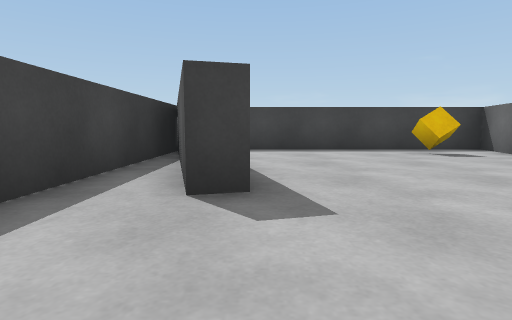
view 1 (above)

18 first-person views from a walk through a scene from a Unity 3-D project. The camera is 0.51 m above the floor, tilts 6° down and sees 80° across. The floor is counted in squares, 1 m on a side. Each view is taken from the middle of a square. On the plan, view 1 faces up. The plan holds only what a view shows up to about 9 squares ahead; the rest is blank. The player is left out.

view 2
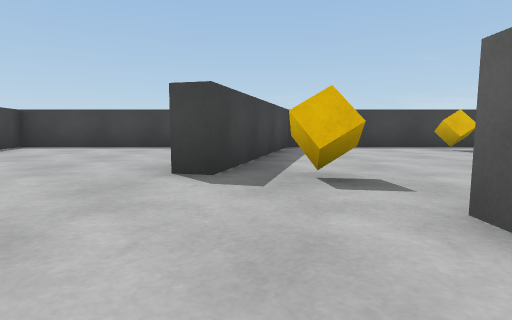

view 3
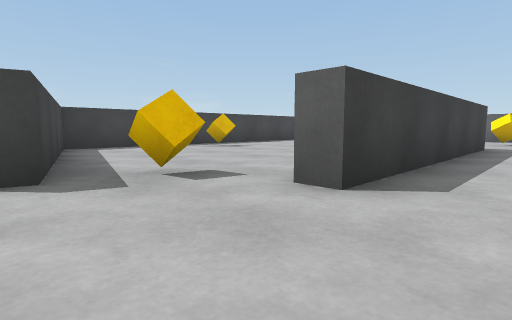

view 4
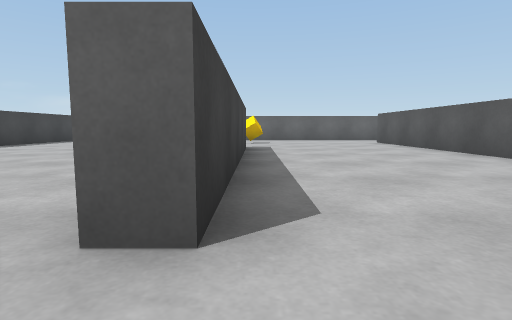

view 5
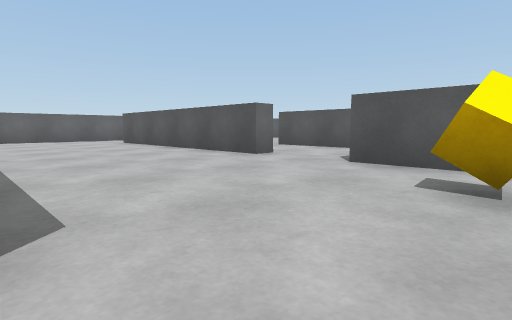

view 6
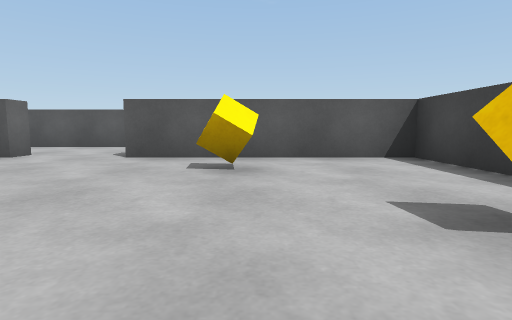

view 7
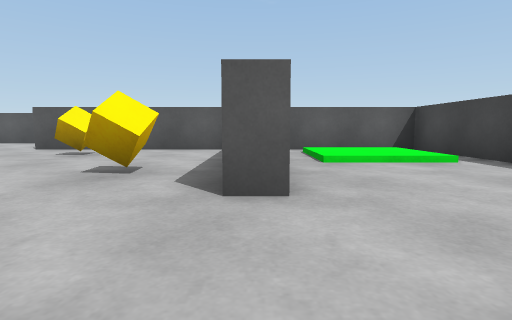

view 8
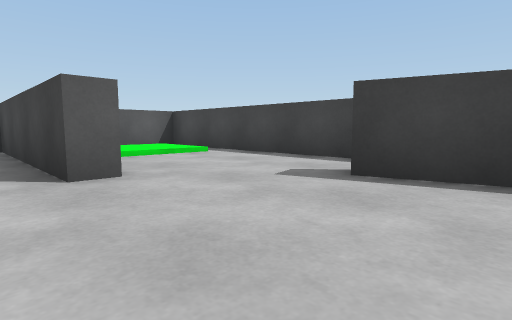

view 9
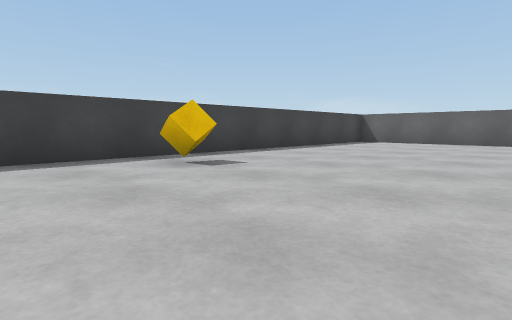

view 10
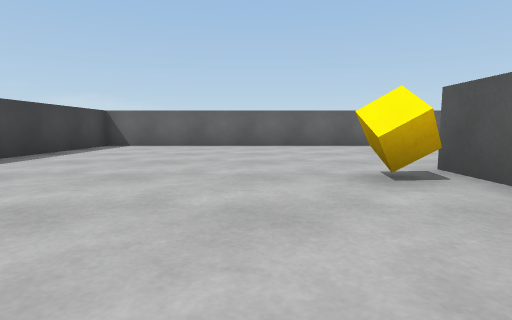

view 11
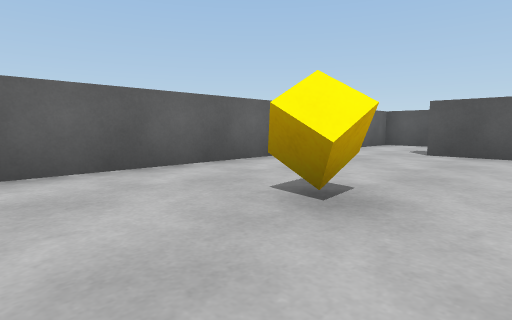

view 12
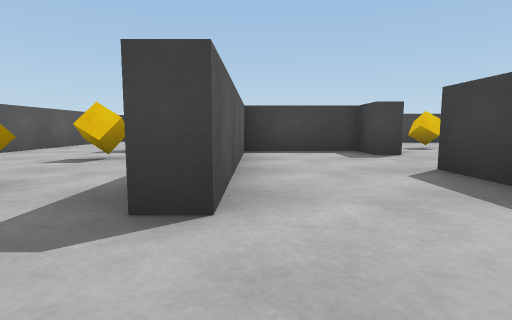

view 13
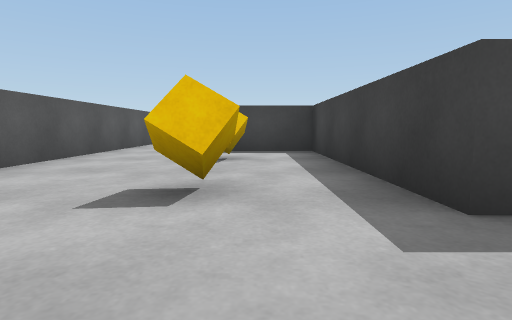

view 14
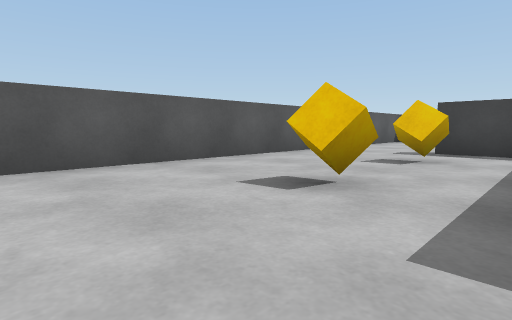

view 15
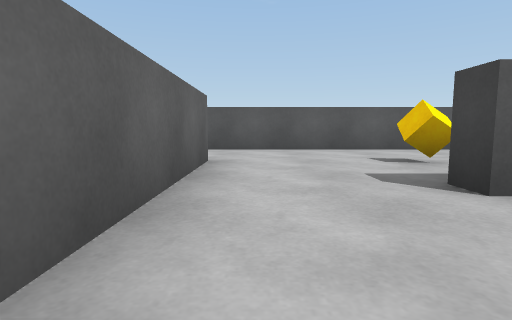

view 16
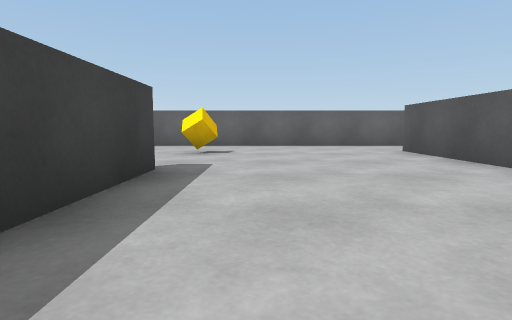

view 17
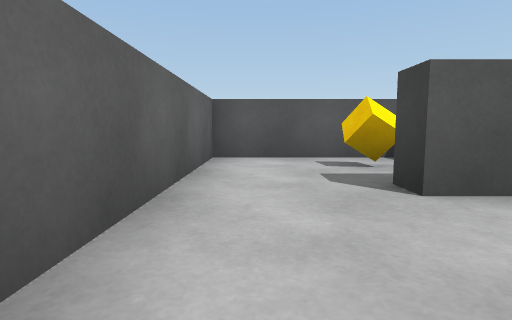

view 18
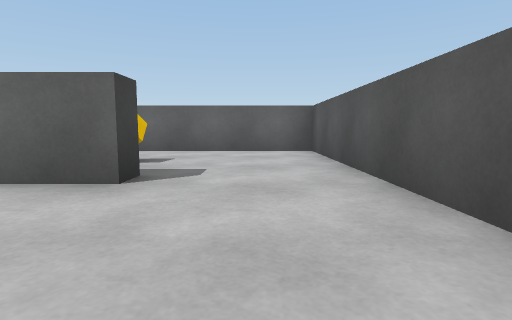

### Floor plan
Ten units are one square. View 1 is at (0, 0); x grows to the right and y downward. Boxes are objects, and circles mark ways between rooms. Rooms are numbered by the first view taken in them; rooms with no view inside come last. Other rooms are left out.
<svg viewBox="-23 -77 205 204">
<path fill="none" stroke="#000" d="M116 -7 128 -7M129 -2 63 -2 63 -8M50 -59 54 -72 -13 -72 -11 -62M92 47 92 43 157 43 157 48M16 -7 22 -7 22 43 73 43M-4 -38 0 -24 -5 -23 -16 -63M145 73 177 73 177 -72 59 -72 45 -23 39 -24M-18 -69 -18 43 12 43M104 47 92 47M137 74 137 58M94 73 112 73M112 73 112 77 62 77 62 98M137 98 137 74M54 122 135 122M142 98 137 98M135 122 177 122 177 84M73 43 73 47 62 47 62 73 94 73"/>
<rect x="25" y="-5" width="10" height="10" fill="#bbb"><title>cube</title></rect>
<rect x="35" y="-65" width="10" height="10" fill="#bbb"><title>cube</title></rect>
<rect x="45" y="25" width="10" height="10" fill="#bbb"><title>cube</title></rect>
<rect x="55" y="-25" width="10" height="10" fill="#bbb"><title>cube</title></rect>
<rect x="85" y="-65" width="10" height="10" fill="#bbb"><title>cube</title></rect>
<rect x="115" y="-25" width="10" height="10" fill="#bbb"><title>cube</title></rect>
<rect x="145" y="-5" width="10" height="10" fill="#bbb"><title>cube</title></rect>
<rect x="155" y="55" width="10" height="10" fill="#bbb"><title>cube</title></rect>
<rect x="75" y="85" width="10" height="10" fill="#bbb"><title>cube</title></rect>
<rect x="105" y="85" width="10" height="10" fill="#bbb"><title>cube</title></rect>
<rect x="155" y="85" width="10" height="10" fill="#bbb"><title>cube</title></rect>
<circle cx="85" cy="40" r="3" fill="#2a7"/>
<circle cx="125" cy="70" r="3" fill="#2a7"/>
<circle cx="105" cy="55" r="3" fill="#2a7"/>
<circle cx="140" cy="105" r="3" fill="#2a7"/>
<text x="90" y="-20">1</text>
<text x="120" y="60">2</text>
<text x="100" y="100">3</text>
<text x="160" y="100">4</text>
<text x="80" y="50">5</text>
</svg>
Room 1 opens to room 5. Room 2 opens to room 3. Room 2 opens to room 5. Room 3 opens to room 4.

Where each view was taken, in squares from view 1:
view 1: 0 up, 0 right, facing up
view 2: 1 down, 5 right, facing up
view 3: 1 down, 4 right, facing up-right
view 4: 0 up, 5 right, facing right
view 5: 0 up, 5 right, facing down-right
view 6: 1 up, 5 right, facing down
view 7: 3 up, 2 right, facing down
view 8: 4 up, 3 right, facing down-left
view 9: 2 up, 7 right, facing up-right
view 10: 3 up, 9 right, facing right
view 11: 2 up, 14 right, facing down-right
view 12: 7 down, 13 right, facing left
view 13: 9 down, 13 right, facing left
view 14: 8 down, 13 right, facing down-left
view 15: 5 down, 13 right, facing down
view 16: 1 down, 9 right, facing right
view 17: 2 down, 17 right, facing down
view 18: 11 down, 11 right, facing right
